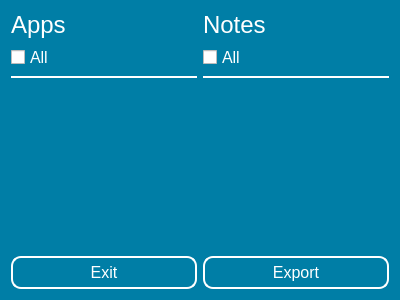
<?xml version="1.0" encoding="UTF-8"?>
<ui version="4.0">
 <class>exportWindow</class>
 <widget class="QDialog" name="exportWindow">
  <property name="geometry">
   <rect>
    <x>0</x>
    <y>0</y>
    <width>400</width>
    <height>300</height>
   </rect>
  </property>
  <property name="windowTitle">
   <string>Dialog</string>
  </property>
  <property name="styleSheet">
   <string notr="true">QDialog {
	background-color: #007EA6;
}

QLabel {
	font-size: 24px;
	color: white;
}

QCheckBox {
	font-size: 16px;
	color: white;
}

QPushButton {
	color: white;
	background-color: transparent;
	font-size: 16px;
	border: 2px solid white;
	padding: 5px;
	border-radius: 10px;
}

QPushButton:pressed {
	background-color: white;
	color: #007EA6;
}

#line, #line_2 {
	color: white;
}</string>
  </property>
  <layout class="QVBoxLayout" name="verticalLayout">
   <item>
    <layout class="QHBoxLayout" name="hbox_main">
     <item>
      <layout class="QVBoxLayout" name="vbox_apps_main">
       <item>
        <layout class="QVBoxLayout" name="vbox_apps_all">
         <item>
          <widget class="QLabel" name="lbl_apps">
           <property name="text">
            <string>Apps</string>
           </property>
          </widget>
         </item>
         <item>
          <widget class="QCheckBox" name="chk_box_apps_all">
           <property name="text">
            <string>All</string>
           </property>
          </widget>
         </item>
         <item>
          <widget class="Line" name="line">
           <property name="windowModality">
            <enum>Qt::WindowModal</enum>
           </property>
           <property name="frameShadow">
            <enum>QFrame::Plain</enum>
           </property>
           <property name="lineWidth">
            <number>2</number>
           </property>
           <property name="orientation">
            <enum>Qt::Horizontal</enum>
           </property>
          </widget>
         </item>
        </layout>
       </item>
       <item>
        <layout class="QVBoxLayout" name="vbox_apps_container"/>
       </item>
       <item>
        <spacer name="verticalSpacer">
         <property name="orientation">
          <enum>Qt::Vertical</enum>
         </property>
         <property name="sizeHint" stdset="0">
          <size>
           <width>20</width>
           <height>40</height>
          </size>
         </property>
        </spacer>
       </item>
      </layout>
     </item>
     <item>
      <layout class="QVBoxLayout" name="vbox_notes_main">
       <item>
        <layout class="QVBoxLayout" name="vbox_main_inner">
         <item>
          <widget class="QLabel" name="lbl_notes">
           <property name="text">
            <string>Notes</string>
           </property>
          </widget>
         </item>
         <item>
          <widget class="QCheckBox" name="chk_box_notes_all">
           <property name="text">
            <string>All</string>
           </property>
          </widget>
         </item>
         <item>
          <widget class="Line" name="line_2">
           <property name="windowModality">
            <enum>Qt::WindowModal</enum>
           </property>
           <property name="frameShadow">
            <enum>QFrame::Plain</enum>
           </property>
           <property name="lineWidth">
            <number>2</number>
           </property>
           <property name="orientation">
            <enum>Qt::Horizontal</enum>
           </property>
          </widget>
         </item>
         <item>
          <layout class="QVBoxLayout" name="vbox_notes_container"/>
         </item>
        </layout>
       </item>
       <item>
        <spacer name="verticalSpacer_2">
         <property name="orientation">
          <enum>Qt::Vertical</enum>
         </property>
         <property name="sizeHint" stdset="0">
          <size>
           <width>20</width>
           <height>40</height>
          </size>
         </property>
        </spacer>
       </item>
      </layout>
     </item>
    </layout>
   </item>
   <item>
    <layout class="QHBoxLayout" name="hbox_btn_container">
     <item>
      <widget class="QPushButton" name="btn_exit">
       <property name="text">
        <string>Exit</string>
       </property>
      </widget>
     </item>
     <item>
      <widget class="QPushButton" name="btn_export">
       <property name="text">
        <string>Export</string>
       </property>
      </widget>
     </item>
    </layout>
   </item>
  </layout>
 </widget>
 <resources/>
 <connections/>
</ui>
